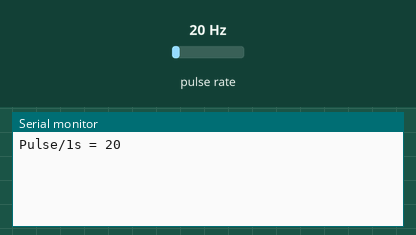
Recording of a sketch running on a simulated ESP32. On the bench: the last lines printed to the serial monitor. Wiring (inferred from the names in the program): pulse sensor: data GPIO 14. The test bench sets the inputs (shaded band); at power-on: pulse rate 20 Hz.

Above: at 1.2 s.
1.3 s: pulse rate (sensor on GPIO 14) set to 4 Hz
At 2.6 s:
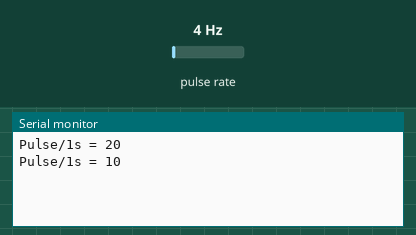
2.8 s: pulse rate (sensor on GPIO 14) set to 50 Hz
At 3.8 s:
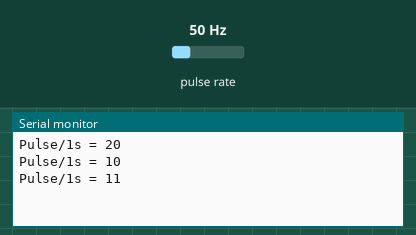
Timing chart, 0 to 5.8 s (numbered marks = the images above; inputs shaded):
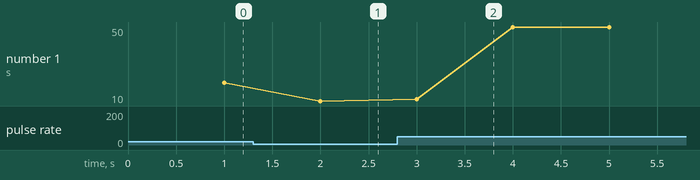

Measured:
- after the input at 1.3 s, the serial monitor: prints a new line after 0.70 s (image 1)
- after the input at 2.8 s, the serial monitor: prints a new line after 0.20 s (image 2)
- plotted number 1: 20 → 10 after the input at 1.3 s, 10 → 50 after the input at 2.8 s

The sketch:

flow-sensor.ino
```cpp
#define FLOW_SENSOR 14

volatile unsigned long pulseCount = 0;

void IRAM_ATTR pulseCounter() {
  pulseCount++;
}

void setup() {
  Serial.begin(115200);
  pinMode(FLOW_SENSOR, INPUT_PULLUP);

  attachInterrupt(digitalPinToInterrupt(FLOW_SENSOR),
                  pulseCounter,
                  FALLING);
}

void loop() {

  static unsigned long lastTime = 0;

  if (millis() - lastTime >= 1000) {

    noInterrupts();
    unsigned long pulse = pulseCount;
    pulseCount = 0;          // <-- reset setiap 1 detik
    interrupts();

    Serial.print("Pulse/1s = ");
    Serial.println(pulse);

    lastTime = millis();
  }
}
```
